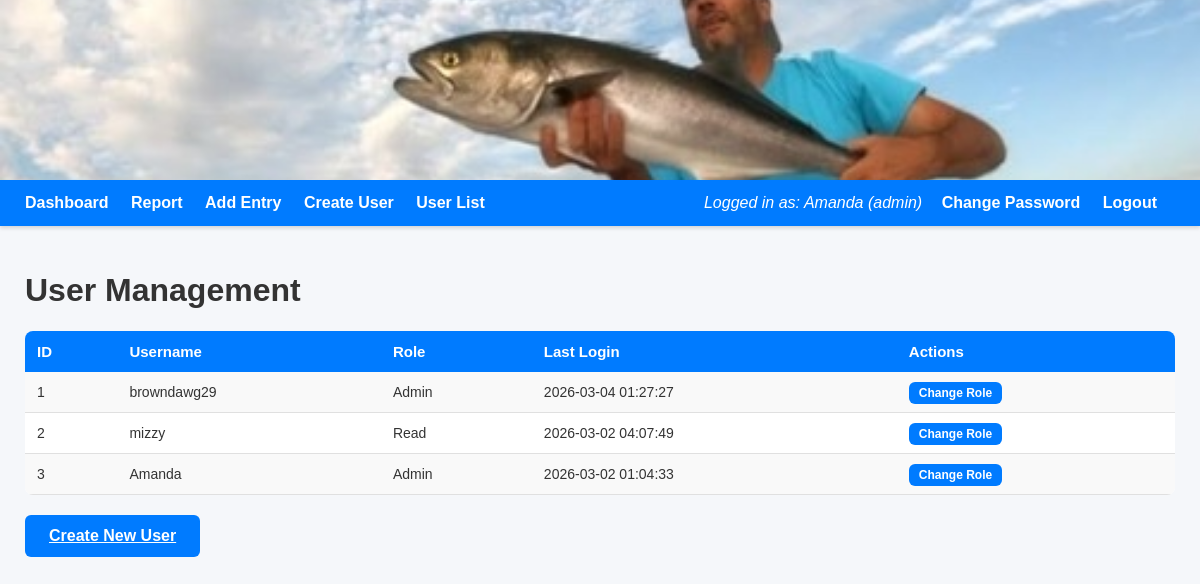
/users (signed in), run on the app's committed database.
### tables this page shows
CREATE TABLE users (
    id INTEGER PRIMARY KEY AUTOINCREMENT,
    username TEXT UNIQUE NOT NULL,
    password_hash TEXT NOT NULL,
    role TEXT NOT NULL
, last_login TEXT);

### app.py (the view)
@app.route("/users")
@login_required
def users():
    if current_user.role != "admin":
        return "Access denied", 403
    conn = get_user_connection()
    rows = conn.execute("SELECT id, username, role, last_login FROM users").fetchall()
    conn.close()
    return render_template("users.html", users=rows)

### app.py (called while the page is built)
def get_user_connection():
    conn = sqlite3.connect("mydatabase.db")
    conn.row_factory = sqlite3.Row
    return conn

@login_manager.user_loader
def load_user(user_id):
    return User.get(user_id)

    @staticmethod
    def get(user_id):
        conn = get_user_connection()
        row = conn.execute("SELECT * FROM users WHERE id = ?", (user_id,)).fetchone()
        conn.close()
        if row:
            return User(row["id"], row["username"], row["password_hash"], row["role"], row["last_login"])
        return None

### templates/users.html
{% extends "base.html" %}
{% block content %}
<h1>User Management</h1>
<div class="form-card">
    <table>
        <tr>
            <th>ID</th>
            <th>Username</th>
            <th>Role</th>
            <th>Last Login</th>
            <th>Actions</th>
        </tr>
        {% for u in users %}
        <tr>
            <td>{{ u.id }}</td>
            <td>{{ u.username }}</td>
            <td>
                {% if u.role == "admin" %}
                    <span class="role-badge admin">Admin</span>
                {% elif u.role == "write" %}
                    <span class="role-badge write">Write</span>
                {% else %}
                    <span class="role-badge read">Read</span>
                {% endif %}
            </td>
            <td>
                {% if u.last_login %}
                    {{ u.last_login }}
                {% else %}
                    Never
                {% endif %}
            </td>
            <td>
                <a href="/change_role/{{ u.id }}"
                   class="save-btn"
                   style="padding:4px 10px; font-size:12px;">
                    Change Role
                </a>
            </td>
        </tr>
        {% endfor %}
    </table>
    <a href="/create_user" class="save-btn" style="margin-top:20px; display:inline-block;">
        Create New User
    </a>
</div>
{% endblock %}

### templates/base.html (shortened to what this page needs)
<!DOCTYPE html>
<html>
<head>
<link rel="stylesheet" href="https://unpkg.com/leaflet@1.9.4/dist/leaflet.css" />
</head>
<body>
<div class="header-banner">
    <img src="{{ url_for('static', filename='uploads/your_banner_image.jpg') }}" alt="TRIPSONTHEBOAT Banner">
</div>
<div class="navbar">
    <div class="nav-left">
        <a href="/">Dashboard</a>
        <a href="/report">Report</a>
        {% if current_user.is_authenticated and current_user.role == "admin" %}
            <a href="/add">Add Entry</a>
            <a href="/create_user">Create User</a>
            <a href="/users">User List</a>
        {% elif current_user.is_authenticated and current_user.role == "write" %}
            <a href="/add">Add Entry</a>
        {% endif %}
    </div>
    <div class="nav-right">
        {% if current_user.is_authenticated %}
            <span>Logged in as: {{ current_user.username }} ({{ current_user.role }})</span>
            <a href="/change_password">Change Password</a>
            <a href="/logout">Logout</a>
        {% else %}
            <a href="/login">Login</a>
        {% endif %}
    </div>
</div>
<div class="container">
    {% block content %}{% endblock %}
</div>
</body>
</html>

### templates/base.html (style rules this page uses)
body { font-family: Arial, sans-serif; margin: 0; padding: 0; background: #f5f7fa; color: #333; }
.header-banner { width: 100%; height: 180px; overflow: hidden; display: flex; justify-content: center; align-items: center; background: #000; }
.header-banner img { width: 100%; height: 100%; object-fit: cover; }
.navbar { background: #007bff; padding: 14px 25px; color: white; display: flex; justify-content: space-between; align-items: center; box-shadow: 0 2px 4px rgba(0,0,0,0.15); }
.nav-left a, .nav-right a { color: white; margin-right: 18px; text-decoration: none; font-weight: bold; }
.nav-right span { margin-right: 15px; font-style: italic; }
.container { padding: 25px; max-width: 1400px; margin: auto; }
table { width: 100%; border-collapse: collapse; margin-top: 15px; background: white; border-radius: 8px; overflow: hidden; }
table th { background: #007bff; color: white; padding: 12px; text-align: left; font-size: 15px; }
table td { padding: 12px; border-bottom: 1px solid #e0e0e0; font-size: 14px; }
table tr:nth-child(even) { background: #f9f9f9; }
.save-btn { background-color: #007bff; color: white; padding: 12px 24px; border: none; border-radius: 6px; font-size: 16px; font-weight: bold; cursor: pointer; margin-top: 10px; }
td a { color: #007bff; text-decoration: none; font-weight: bold; }

### data on the page
users: username "Amanda", role "admin", id "3", shows "Admin", last_login "2026-03-02 01:04:33"
users: id "1", username "browndawg29", role "Admin", last_login "2026-03-04 01:27:27"
users: id "2", username "mizzy", role "Read", last_login "2026-03-02 04:07:49"
